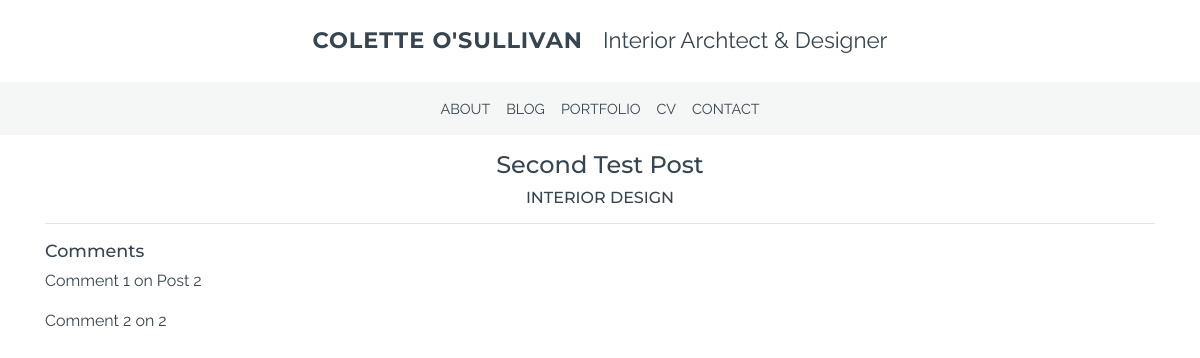
The app's page /blog/2, older data.
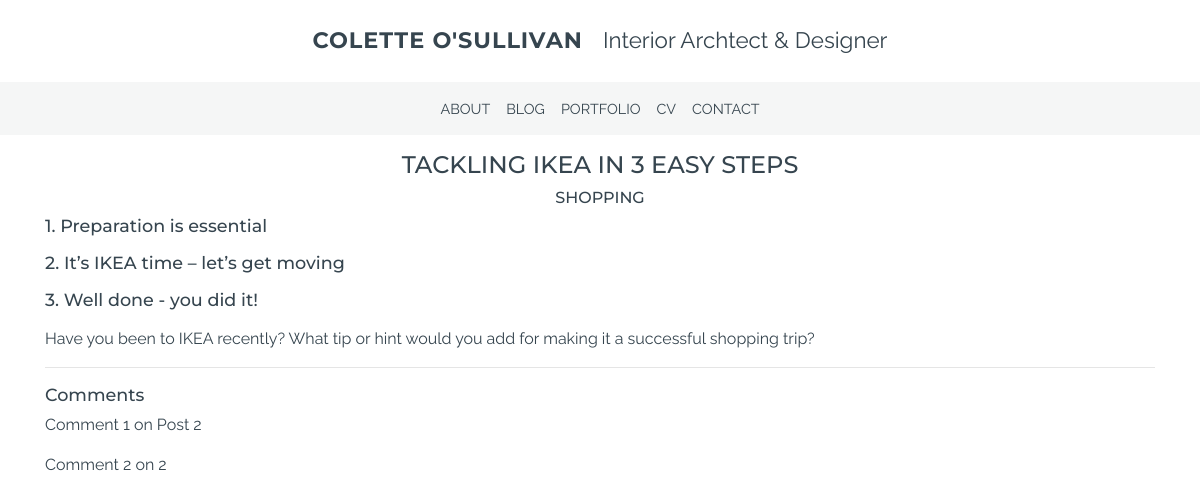
The same page, newer data.
### blog/models.py (models this page shows, shortened)
class Blog(models.Model):
    category = models.ForeignKey('Category', null=True, on_delete=models.CASCADE, related_name='blogs')
    title = models.CharField(max_length=200, blank=True)
    date = models.DateField(default=timezone.now)
    image = models.ImageField(blank=True)
    content = models.TextField(blank=True)

class Category(models.Model):
    title = models.CharField(max_length=100)

class Comment(models.Model):
    blog = models.ForeignKey('Blog', on_delete=models.CASCADE, related_name='comments')
    content = models.TextField()

class Section(models.Model):
    blog = models.ForeignKey('Blog', on_delete=models.CASCADE, related_name='sections')
    title = models.CharField(max_length=500, blank=True)
    image = models.ImageField(blank=True)
    content = models.TextField(blank=True)

### blog/views.py (the view)
# urls.py: path('<pk>', views.blog, name='blog'),
def blog(request, pk):
    blog = Blog.objects.get(pk=pk)
    sections = Section.objects.filter(blog=blog)
    comments = Comment.objects.filter(blog=blog)
    context = {'blog': blog, 'sections': sections, 'comments': comments}
    return render(request, 'blog/blog.html', context)

### blog/templates/blog/blog.html
{% extends 'base.html' %}
{% block content%}
<div class="text-center">
    <h1>{{ blog.title }}</h1>
    <h3>{{ blog.category.title }}</h3>
</div>
{% for section in sections %}
<h2>{{ section.title }}</h2>
<p>{{ section.content }}</p>
{% endfor %}
<hr>
<h2>Comments</h2>
{% for comment in comments %}
<p>{{comment.content}}</p>
{% endfor %}
{% endblock %}

Row changes from the older to the newer data that the page shows:
changed Blog: title "Second Test Post" → "TACKLING IKEA IN 3 EASY STEPS"; category "INTERIOR DESIGN" → "SHOPPING"
added Section: title "1. Preparation is essential"
added Section: title "2. It’s IKEA time – let’s get moving"
added Section: title "3. Well done - you did it!"
added Section: content "Have you been to IKEA recently? What tip or hint would you add for making it a successful shopping trip?"
